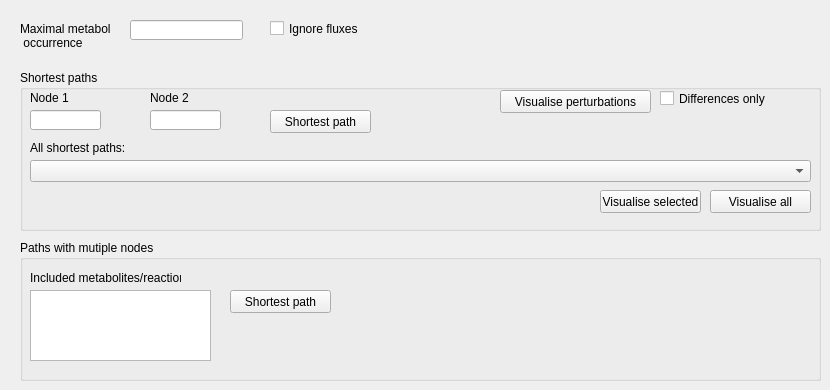
    <widget class="QWidget" name="tab_2">
     <attribute name="title">
      <string>Paths</string>
     </attribute>
     <widget class="QLabel" name="label_42">
      <property name="geometry">
       <rect>
        <x>20</x>
        <y>20</y>
        <width>91</width>
        <height>31</height>
       </rect>
      </property>
      <property name="text">
       <string>Maximal metabolite
 occurrence</string>
      </property>
     </widget>
     <widget class="QLineEdit" name="lePathMaxMetOccurrance">
      <property name="geometry">
       <rect>
        <x>130</x>
        <y>20</y>
        <width>113</width>
        <height>20</height>
       </rect>
      </property>
     </widget>
     <widget class="QGroupBox" name="groupBox_7">
      <property name="geometry">
       <rect>
        <x>20</x>
        <y>70</y>
        <width>801</width>
        <height>161</height>
       </rect>
      </property>
      <property name="title">
       <string>Shortest paths</string>
      </property>
      <widget class="QLabel" name="label_17">
       <property name="geometry">
        <rect>
         <x>10</x>
         <y>20</y>
         <width>101</width>
         <height>16</height>
        </rect>
       </property>
       <property name="text">
        <string>Node 1</string>
       </property>
      </widget>
      <widget class="QLineEdit" name="lePathSourceNode">
       <property name="geometry">
        <rect>
         <x>10</x>
         <y>40</y>
         <width>71</width>
         <height>20</height>
        </rect>
       </property>
      </widget>
      <widget class="QLabel" name="label_40">
       <property name="geometry">
        <rect>
         <x>130</x>
         <y>20</y>
         <width>61</width>
         <height>16</height>
        </rect>
       </property>
       <property name="text">
        <string>Node 2</string>
       </property>
      </widget>
      <widget class="QLineEdit" name="lePathDstNode">
       <property name="geometry">
        <rect>
         <x>130</x>
         <y>40</y>
         <width>71</width>
         <height>20</height>
        </rect>
       </property>
      </widget>
      <widget class="QLabel" name="label_41">
       <property name="geometry">
        <rect>
         <x>10</x>
         <y>70</y>
         <width>141</width>
         <height>16</height>
        </rect>
       </property>
       <property name="text">
        <string>All shortest paths:</string>
       </property>
      </widget>
      <widget class="QComboBox" name="cbAllShortestPaths">
       <property name="geometry">
        <rect>
         <x>10</x>
         <y>90</y>
         <width>781</width>
         <height>22</height>
        </rect>
       </property>
      </widget>
      <widget class="QPushButton" name="btShortestPath">
       <property name="geometry">
        <rect>
         <x>250</x>
         <y>40</y>
         <width>101</width>
         <height>23</height>
        </rect>
       </property>
       <property name="text">
        <string>Shortest path</string>
       </property>
      </widget>
      <widget class="QPushButton" name="btVisualiseSelectedShortestPath">
       <property name="geometry">
        <rect>
         <x>580</x>
         <y>120</y>
         <width>101</width>
         <height>23</height>
        </rect>
       </property>
       <property name="text">
        <string>Visualise selected</string>
       </property>
      </widget>
      <widget class="QPushButton" name="btVisualiseAllShortestPaths">
       <property name="geometry">
        <rect>
         <x>690</x>
         <y>120</y>
         <width>101</width>
         <height>23</height>
        </rect>
       </property>
       <property name="text">
        <string>Visualise all</string>
       </property>
      </widget>
      <widget class="QPushButton" name="btDrawPerturbations_2">
       <property name="geometry">
        <rect>
         <x>480</x>
         <y>20</y>
         <width>151</width>
         <height>23</height>
        </rect>
       </property>
       <property name="text">
        <string>Visualise perturbations</string>
       </property>
      </widget>
      <widget class="QCheckBox" name="cbPathPerturbationDifferences">
       <property name="geometry">
        <rect>
         <x>640</x>
         <y>20</y>
         <width>121</width>
         <height>17</height>
        </rect>
       </property>
       <property name="text">
        <string>Differences only</string>
       </property>
      </widget>
     </widget>
     <widget class="QGroupBox" name="groupBox_8">
      <property name="geometry">
       <rect>
        <x>20</x>
        <y>240</y>
        <width>801</width>
        <height>141</height>
       </rect>
      </property>
      <property name="title">
       <string>Paths with mutiple nodes</string>
      </property>
      <widget class="QTextEdit" name="teSteiner">
       <property name="geometry">
        <rect>
         <x>10</x>
         <y>50</y>
         <width>181</width>
         <height>71</height>
        </rect>
       </property>
       <property name="locale">
        <locale language="English" country="UnitedStates"/>
       </property>
       <property name="placeholderText">
        <string/>
       </property>
      </widget>
      <widget class="QLabel" name="label_43">
       <property name="geometry">
        <rect>
         <x>10</x>
         <y>30</y>
         <width>151</width>
         <height>16</height>
        </rect>
       </property>
       <property name="text">
        <string>Included metabolites/reactions</string>
       </property>
      </widget>
      <widget class="QPushButton" name="btVisualiseSteiner">
       <property name="geometry">
        <rect>
         <x>210</x>
         <y>50</y>
         <width>101</width>
         <height>23</height>
        </rect>
       </property>
       <property name="text">
        <string>Shortest path</string>
       </property>
      </widget>
     </widget>
     <widget class="QCheckBox" name="cbIgnoreWeights">
      <property name="geometry">
       <rect>
        <x>270</x>
        <y>20</y>
        <width>101</width>
        <height>17</height>
       </rect>
      </property>
      <property name="text">
       <string>Ignore fluxes</string>
      </property>
     </widget>
    </widget>
